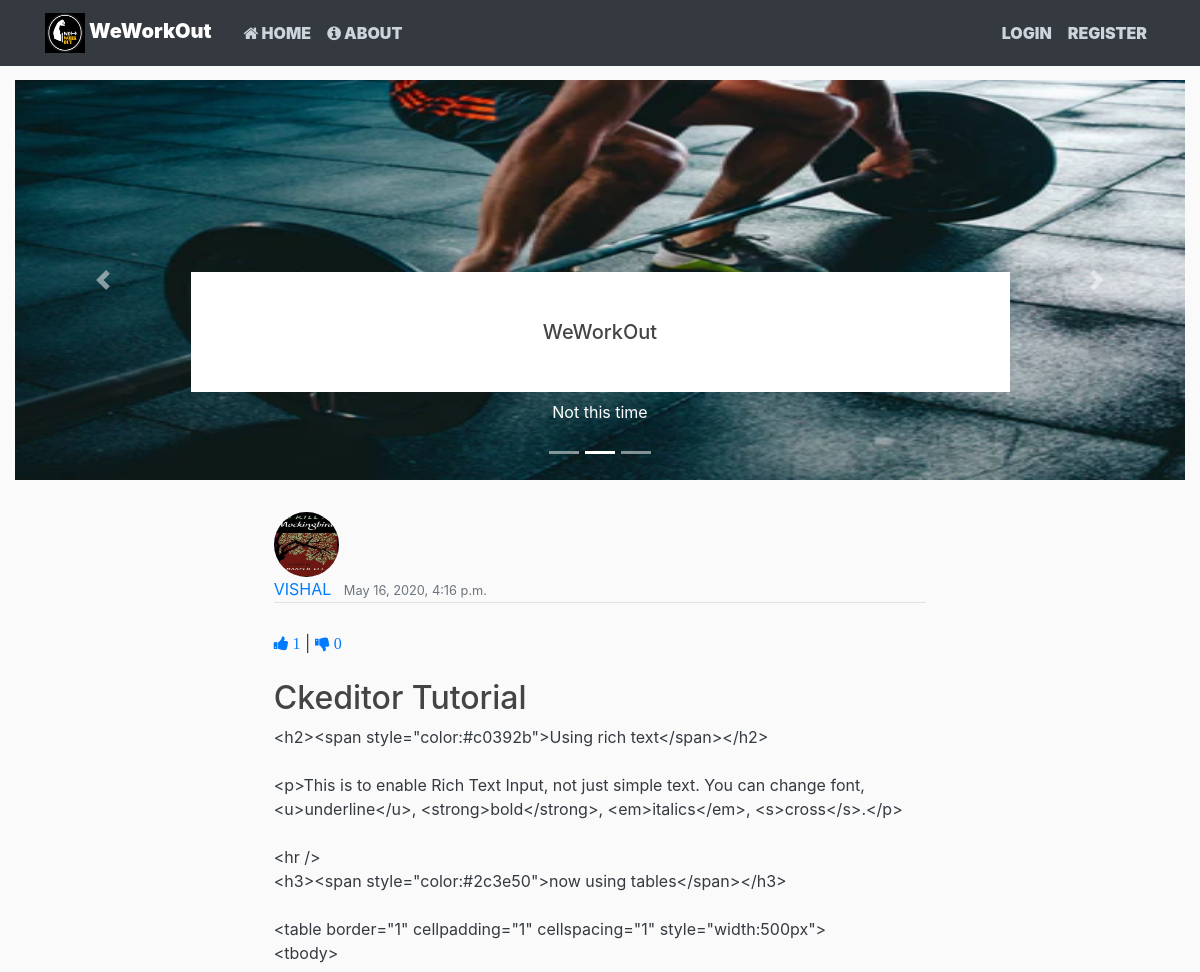
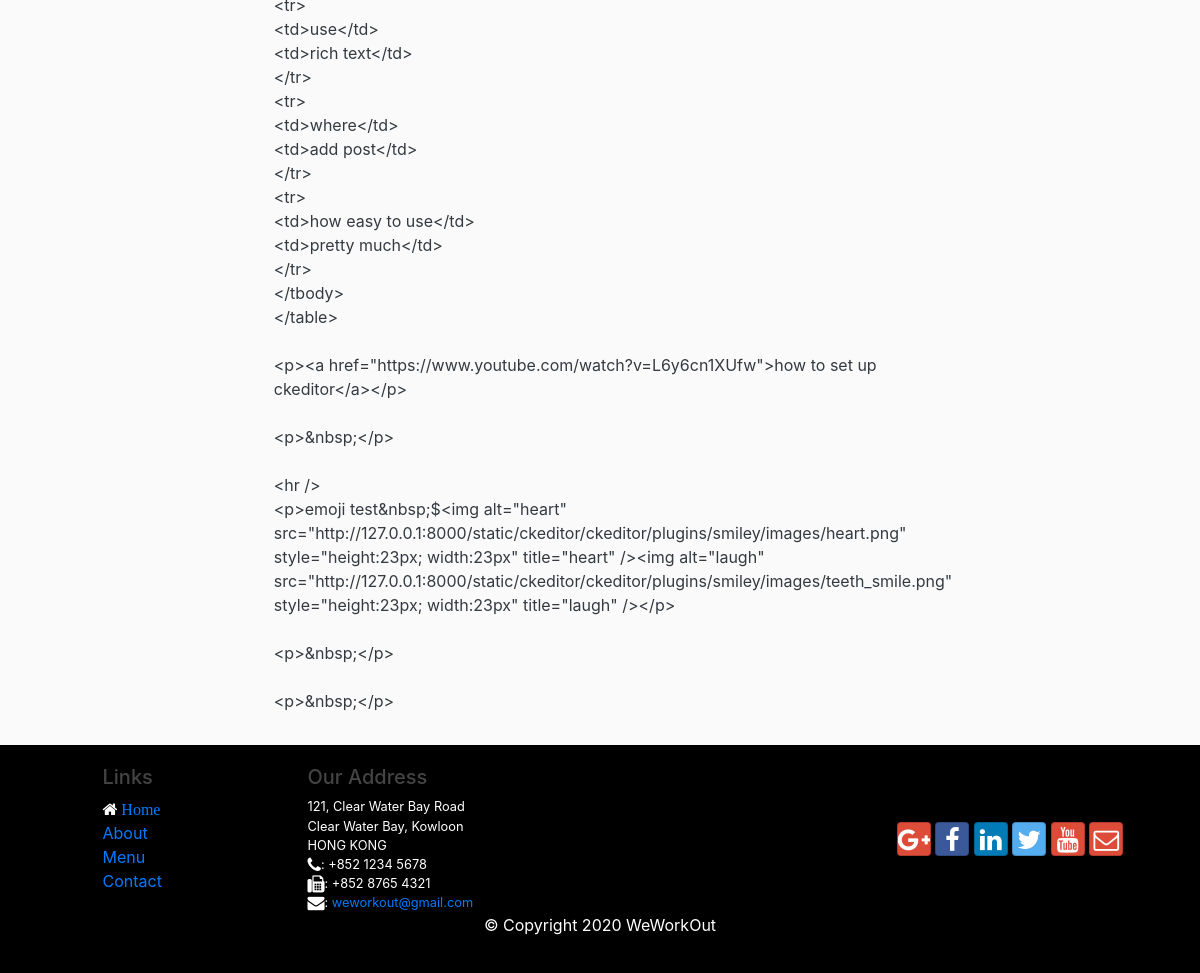
The page /post/29/ on the database its author committed (2 pictures, top to bottom).
### blog/models.py (models this page shows, shortened)
class Post(models.Model):
	author = models.ForeignKey(User, on_delete=models.CASCADE)
	title = models.CharField(max_length=100)
	content = RichTextField()
	date_posted = models.DateTimeField(default=timezone.now)
	last_edit = models.DateTimeField(auto_now=True)
	likes = models.IntegerField(default=0)
	dislikes = models.IntegerField(default=0)

### users/models.py (models this page shows, shortened)
class Profile(models.Model):
    user = models.OneToOneField(User, on_delete=models.CASCADE)
    image = models.ImageField(default='default.jpg', upload_to='profile_pics')

### blog/views.py (the view)
# urls.py: path('post/<int:pk>/', PostDetailView.as_view(), name='post-detail'),
class PostDetailView(DetailView):
    model = Post
    context_object_name = 'eachpost'

### blog/templates/blog/post_detail.html (shortened to what this page needs)
{% extends "blog/base.html" %}
{% block content %}
<div class=" container-fluid col-7 py-3 ">
    <img class="rounded-circle article-img" src="{{ eachpost.author.profile.image.url }}">
    <div class="media-body">
      <div class="article-metadata">
        <a class="mr-2" href="#">{{ eachpost.author|upper }}</a>
        <small class="text-muted">{{ eachpost.date_posted}}</small>
      </div>
      <br>
          <a href="#" onClick="document.getElementById('likebutton').submit()"><i class="fa fa-thumbs-up"> {{eachpost.likes}} </i></a>
              |
          <a href="#" onClick="document.getElementById('dislikebutton').submit()"><i class="fa fa-thumbs-down"> {{eachpost.dislikes}} </i></a>
          <br>
      <h2 class="article-title">{{ eachpost.title }}</h2>
      <p class="article-content">{{ eachpost.content }}</p>
    </div>
</div>
{% endblock content %}

### blog/static/blog/main.css (style rules this page uses)
body { background: #fafafa; color: #333333; margin-top: 5rem; }
h1, h2, h3, h4, h5, h6 { color: #444444; }
.article-title { color: #444444; }
.article-content { white-space: pre-line; }
.article-img { height: 65px; width: 65px; margin-right: 16px; }
.article-metadata { padding-bottom: 1px; margin-bottom: 4px; border-bottom: 1px solid #e3e3e3 }

### rows shown on the page
Post: author.profile.image (placeholder picture), author "VISHAL", date_posted "May 16, 2020, 4:16 p.m.", likes "1", dislikes "0", title "Ckeditor Tutorial", content "<h2><span style=\"color:#c0392b\">Using rich text</span></h2> <p>This is to enable Rich Text Input, not just simple text. You can change font, <u>underline</u>, <strong>bold</strong>, <em>italics</em>, <s>cross</s>.</p> <hr /> <h3><span style=\"color:#2c3e50\">now using tables</span></h3> <table border=\"1\" cellpadding=\"1\" cellspacing=\"1\" style=\"width:500px\"> <tbody> <tr> <td>use</td> <td>rich text</td> </tr> <tr> <td>where</td> <td>add post</td> </tr> <tr> <td>how easy to use</td> <td>pretty much</td> </tr> </tbody> </table> <p><a href=\"https://www.youtube.com/watch?v=L6y6cn1XUfw\">how to set up ckeditor</a></p> <p>&nbsp;</p> <hr /> <p>emoji test&nbsp;$<img alt=\"heart\"…"

### other values the page prints
{{ "Home"|upper }} "HOME"
{{ "About"|upper }} "ABOUT"
{{ "Login"|upper }} "LOGIN"
{{ "Register"|upper }} "REGISTER"
